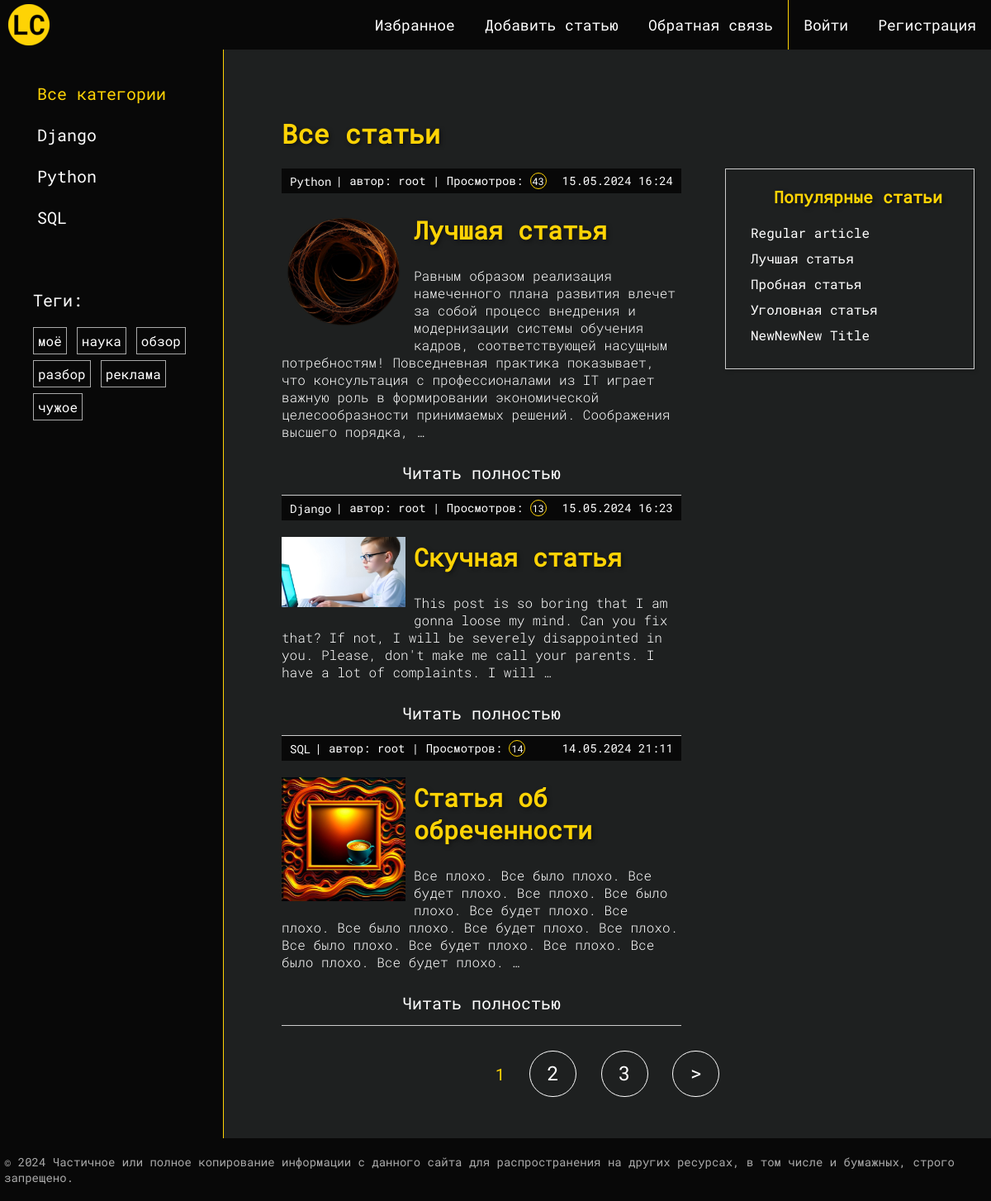
Before: / with the older database file.
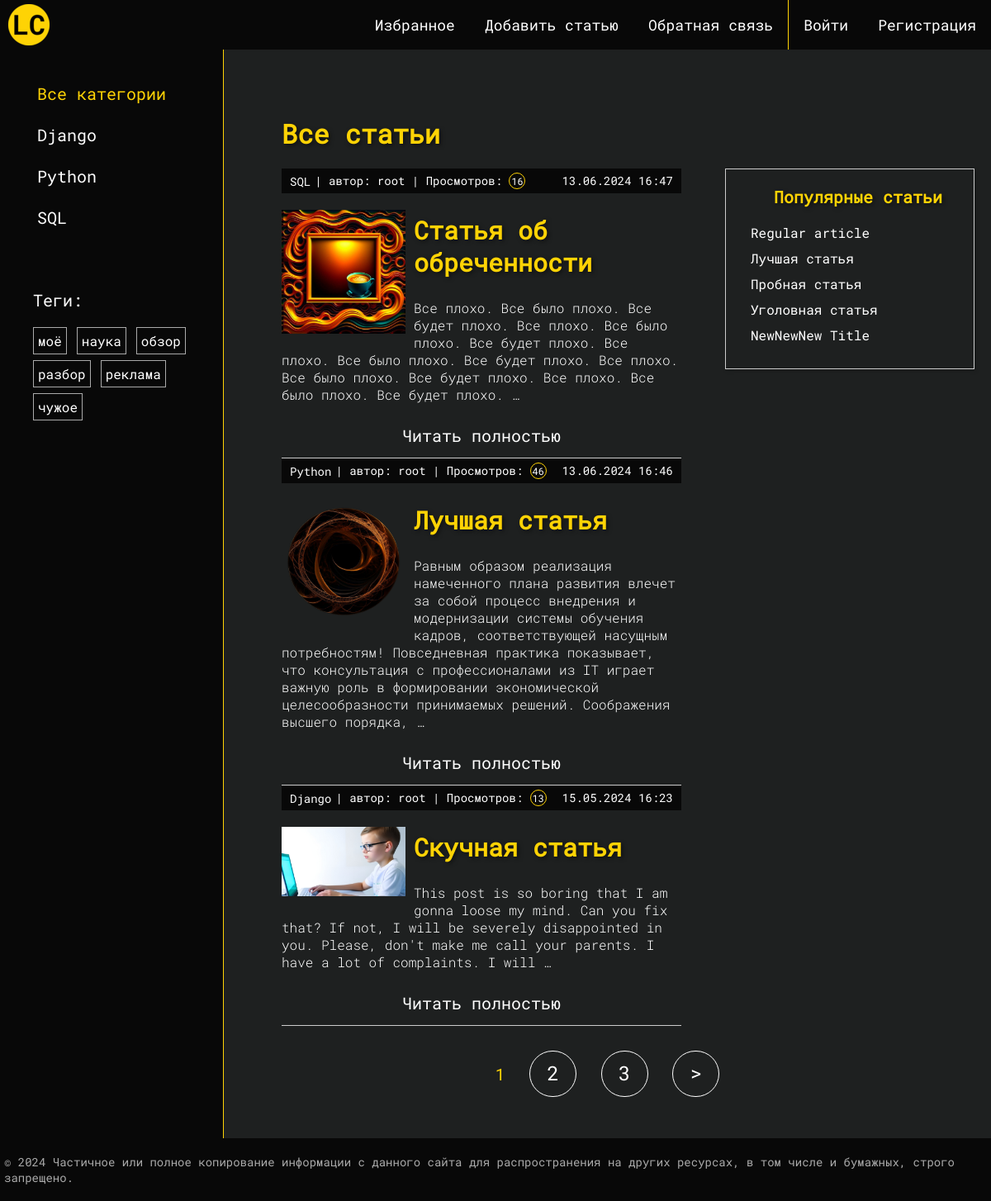
After: the same page with the newer database file.
### articles/models.py (models this page shows, shortened)
class Category(models.Model):
    name = models.CharField(max_length=150,
                            db_index=True,
                            verbose_name="Наименование категории")
    slug = models.SlugField(max_length=255,
                            unique=True,
                            db_index=True)
    class Meta:
        verbose_name = "Категория"
        verbose_name_plural = "Категории"
    def get_absolute_url(self):
        return reverse('category', kwargs={'cat_slug': self.slug})

class Tag(models.Model):
    tag = models.CharField(max_length=100,
                           db_index=True)
    slug = models.SlugField(max_length=255,
                            db_index=True)
    def get_absolute_url(self):
        return reverse('tag', kwargs={'tag_slug': self.slug})

class Posts(models.Model):
    class Status(models.IntegerChoices):
        DRAFT = 0, 'Черновик'
        PUBLISHED = 1, 'Опубликовано'
    title = models.CharField(max_length=255,
                             verbose_name="Заголовок")
    slug = models.SlugField(max_length=255,
                            unique=True,
                            db_index=True,
                            verbose_name='Слаг',
                            validators=[
                                MinLengthValidator(5, message="Минимум 5 символов"),
                                MaxLengthValidator(100, message="Максимум 100 символов")
                            ])
    photo = models.ImageField(upload_to="photos/%Y/%m/%d/",
                              default=None,
                              blank=True,
                              null=True,
                              verbose_name="Фото")
    content = models.TextField(blank=True,
                               verbose_name="Полный текст")
    time_create = models.DateTimeField(auto_now_add=True,
                                       verbose_name="Время создания статьи")
    time_update = models.DateTimeField(auto_now=True,
                                       verbose_name="Время обновления")
    is_published = models.BooleanField(choices=tuple(map(lambda x: (bool(x[0]), x[1]), Status.choices)),
                                       default=Status.DRAFT,
                                       verbose_name="Статус публикации")
    cat = models.ForeignKey('Category',
                            on_delete=models.PROTECT,
                            related_name='posts',
                            verbose_name="Категории")
    tags = models.ManyToManyField('Tag',
                                  blank=True,
                                  related_name='tags',
                                  verbose_name="Теги")
    author = models.ForeignKey(get_user_model(),
                               on_delete=models.SET_NULL,
                               null=True,
                               default=None,
                               related_name='posts',
                               verbose_name="Автор")
    read_num = models.IntegerField(default=0,
                                   verbose_name="Количество просмотров")
    favorited_by = models.ManyToManyField(get_user_model(),
                                          blank=True,
                                          related_name="favorite_posts",
                                          verbose_name="Избранное")
    objects = models.Manager()
    published = PublishedManager()
    class Meta:
        verbose_name = "Статьи"
        verbose_name_plural = verbose_name
        ordering = ['-time_update']
        indexes = [
            models.Index(fields=['time_update'])
        ]
    def get_absolute_url(self):
        return reverse('post', kwargs={'post_slug': self.slug})

### users/models.py (models this page shows)
class User(AbstractUser):
    photo = models.ImageField(upload_to="users/%Y/%m/%d/",
                              blank=True,
                              null=True,
                              verbose_name="Фото пользователя")
    date_birth = models.DateTimeField(blank=True,
                                      null=True,
                                      verbose_name="Дата рождения")

### articles/views.py (the view)
# urls.py: path('', views.HomePage.as_view(), name='home'),
class HomePage(DataMixin, ListView):
    template_name = 'articles/index.html'
    context_object_name = 'posts'
    title_page = 'Все статьи'
    cat_selected = 0
    def get_context_data(self, **kwargs):
        context = super().get_context_data(**kwargs)
        popular_posts = Posts.published.order_by('-read_num')[:5]
        context['popular_posts'] = popular_posts
        return context
    def get_queryset(self):
        posts_lst = cache.get('posts')
        if not posts_lst:
            posts_lst = Posts.published.all().select_related('cat')
            cache.set('posts', posts_lst, 60)
        return posts_lst

### articles/models.py (called while the page is built)
    def get_queryset(self):
        return super().get_queryset().filter(is_published=Posts.Status.PUBLISHED)

### articles/templatetags/posts_tags.py (called while the page is built)
@register.inclusion_tag('articles/list_categories.html')
def show_categories(cat_selected=0):
    cats = Category.objects.annotate(total=Count("posts")).filter(total__gt=0)
    return {'cats': cats, 'cat_selected': cat_selected}

@register.inclusion_tag('articles/list_tags.html')
def show_all_tags():
    return {'tags': Tag.objects.annotate(total=Count("tags")).filter(total__gt=0)}

### users/context_processors.py (called while the page is built)
def get_articles_context(request):
    return {'mainmenu': menu}

### articles/templates/articles/index.html (shortened to what this page needs)
{% extends 'base.html' %}
{% block content %}
<h1>{{ title }}</h1>
<div class="container">
	<div class="list_of_articles">
		<ul class="list-articles">
			{% for p in posts %}
			<li>
				<div class="article-panel">
					<p class="first">
						<a href="{% url 'category' p.cat.slug %}">{{p.cat.name}}</a>
						| автор: {{ p.author.username|default:"неизвестен" }} |
						Просмотров: <span class="view-count">{{ p.read_num }}</span>
					</p>
					<p class="last">{{p.time_update|date:"d.m.Y H:i"}}</p>
				</div>
				{% if p.photo %}
					<p><img class="img-article-left thumb" src="{{p.photo.url}}"></p>
				{% endif %}
				<h2>{{p.title}}</h2>
				<div class="short-text">
				{% autoescape off %}
					{{p.content|linebreaks|truncatewords:40}}
				{% endautoescape %}
				</div>
				<div class="link-read-post">
					<a href="{{ p.get_absolute_url }}">Читать полностью</a>
				</div>
			</li>
			{% endfor %}
		</ul>
	</div>
	<div class="most_popular">
		<h2>Популярные статьи</h2>
		<ul class="most_popular">
			{% for pop_post in popular_posts %}
				<li><a href="{{ pop_post.get_absolute_url }}">{{ pop_post.title }}</a></li>
			{% endfor %}
		</ul>
	</div>
</div>
{% endblock %}
{% block navigation %}
{% if page_obj.has_other_pages %}
<nav class="list-pages">
    <ul>
        {% for p in paginator.page_range %}
		{% if page_obj.number == p %}
		<li class="page-num page-num-selected">{{ p }}</li>
		{% elif p >= page_obj.number|add:-2 and p <= page_obj.number|add:2 %}
        <li class="page-num">
            <a href="?page={{ p }}">{{ p }}</a>
        </li>
		{% endif %}
        {% endfor %}
		{% if page_obj.has_next %}
		<li class="page-num">
			<a href="?page={{ page_obj.next_page_number }}">&gt;</a>
		</li>
		{% endif %}
    </ul>
</nav>
{% endif %}
{% endblock %}

### templates/base.html (shortened to what this page needs)
{% load static %}
{% load posts_tags %}
<!DOCTYPE html>
<html>
<head>
	<link type="text/css" href="{% static 'articles/css/styles.css' %}" rel="stylesheet" />
</head>
<body>
<table class="table-page" border=0 cellpadding="0" cellspacing="0">
<tr><td valign=top>
{% block mainmenu %}
		<div class="header">
			<div class="logo-external"><a href="{% url 'home' %}"><div class="logo"></div> </a></div>
			<ul id="mainmenu" class="mainmenu">
				{% for m in mainmenu %}
					<li><a href="{% url m.url_name %}">{{m.title}}</a></li>
				{% endfor %}
				{% if user.is_authenticated %}
				<li>
					<a href="{% url 'users:profile' %}" >{{ user.username }}</a>
				</li>
				<li>
					<form method="post" action="{% url 'users:logout' %}" style="display: inline-block;">
						{% csrf_token %}
						<button type="submit" class="logout-button">Выйти</button>
					</form>
				</li>
				{% else %}
				<li class="last">
					<a href="{% url 'users:login' %}">Войти</a>
				</li>
				<li class="last">
					<a href="{% url 'users:register' %}">Регистрация</a>
				</li>
				{% endif %}
			</ul>
		</div>
{% endblock mainmenu %}
<table class="table-content" border=0 cellpadding="0" cellspacing="0">
<tr>
<td valign="top" class="left-chapters">
	<ul id="leftchapters">
		{% if cat_selected == 0 %}
		<li class="selected">Все категории</li>
		{% else %}
		<li><a href="{% url 'home' %}">Все категории</a></li>
		{% endif %}
		{% show_categories cat_selected %}
	</ul>
	<ul id="sidebar-tags" class="sidebar-tags">
		<li class="sidebar-tag">{% show_all_tags %}</li>
	</ul>
</td>
<td valign="top" class="content">
	<div class="content-text">
{% block content %}
{% endblock %}
	</div>
{% block navigation %}
{% endblock %}
</td></tr></table>
</td></tr>
<tr><td valign=top>
	<div id="footer">
		<p>&copy; 2024 Частичное или полное копирование информации с данного сайта для распространения на других ресурсах, в том числе и бумажных, строго запрещено.</p>
	</div>
</td></tr></table>
</body>
</html>

### articles/templates/articles/list_categories.html
{% for cat in cats %}
{% if cat.id == cat_selected %}
<li class="selected">{{cat.name}}</li>
{% else %}
<li><a href="{{ cat.get_absolute_url }}">{{cat.name}}</a></li>
{% endif %}
{% endfor %}

### articles/templates/articles/list_tags.html
{% if tags %}
    <p>Теги:</p>
    <ul class="tags-list">
        {% for t in tags %}
        <li><a href="{{t.get_absolute_url}}">{{t.tag}}</a></li>
        {% endfor %}
    </ul>
{% endif %}

Changed rows visible on the page:
changed Posts "Статья об обреченности": read_num "14" → "16"; time_update "14.05.2024 21:11" → "13.06.2024 16:47"; moves up the list
changed Posts "Лучшая статья": read_num "43" → "46"; time_update "15.05.2024 16:24" → "13.06.2024 16:46"
